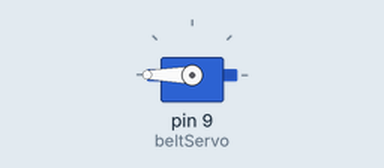
Recording of a sketch running on a simulated Arduino Uno, built with avr-gcc and run on an emulated ATmega328P. Parts: servo.

Above: at 0.05 s.
At 6.0 s:
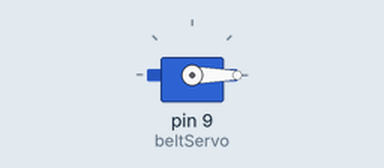
Timing chart, 0 to 7.8 s (numbered marks = the images above):
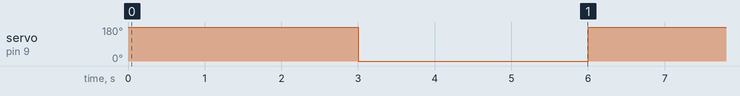

Measured:
- by itself, servo on pin 9 (beltServo): alternates 180° for 3.0 s and 0° for 3.0 s

The sketch:

Physicstoy-Arduino.ino
```cpp
#include <Servo.h>

Servo beltServo;  // create servo object to control a servo

int pos = 0;    // variable to store the servo position

void setup() {
 beltServo.attach(9);  // attaches the servo on pin 9 to the servo object
}

void loop() {
beltServo.write(180);
delay(3000);
beltServo.write(-180);
delay(3000);
}
```
